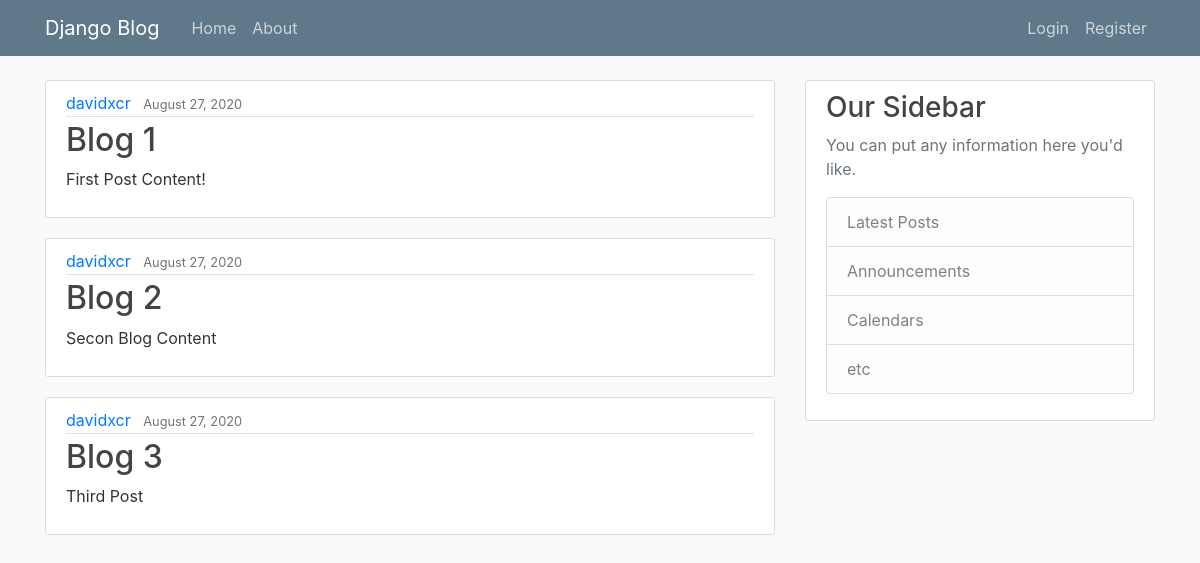
Before: / with the older database file.
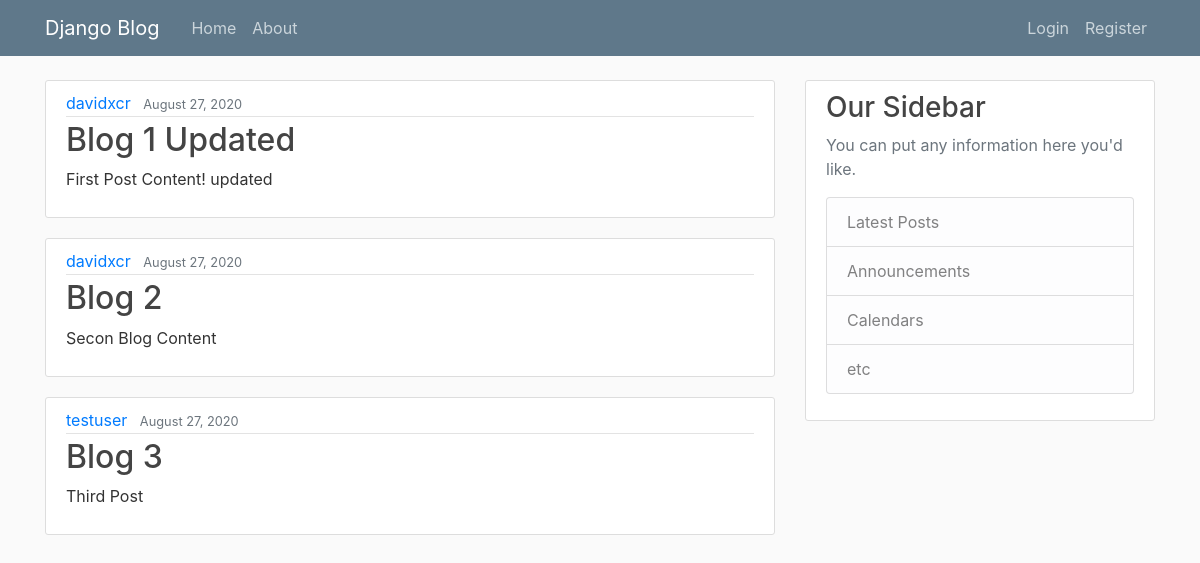
After: the same page with the newer database file.
### blog/models.py (models this page shows, shortened)
class Post(models.Model):
    title = models.CharField(max_length=100)
    content = models.TextField()
    date_posted = models.DateTimeField(default=timezone.now)
    author = models.ForeignKey(User, on_delete=models.CASCADE)

### blog/views.py (the view)
# urls.py: path('', views.home, name='blog-home'),
def home(request):
    context = {
        'posts': Post.objects.all()
    }
    return render(request, 'blog/home.html', context)

### blog/templates/blog/home.html
{% extends "blog/base.html" %}
{% block content %}
    {% for post in posts %}
        <article class="media content-section">
            <div class="media-body">
                <div class="article-metadata">
                <a class="mr-2" href="#">{{ post.author }}</a>
                <small class="text-muted">{{ post.date_posted|date:"F d, Y" }}</small>
                </div>
                <h2><a class="article-title" href="#">{{ post.title }}</a></h2>
                <p class="article-content">{{ post.content }}</p>
            </div>
        </article>
    {% endfor %}
{% endblock content %}

Changed rows visible on the page:
changed Post: title "Blog 1" → "Blog 1 Updated"; content "First Post Content!" → "First Post Content! updated"
changed Post "Blog 3": author "davidxcr" → "testuser"
